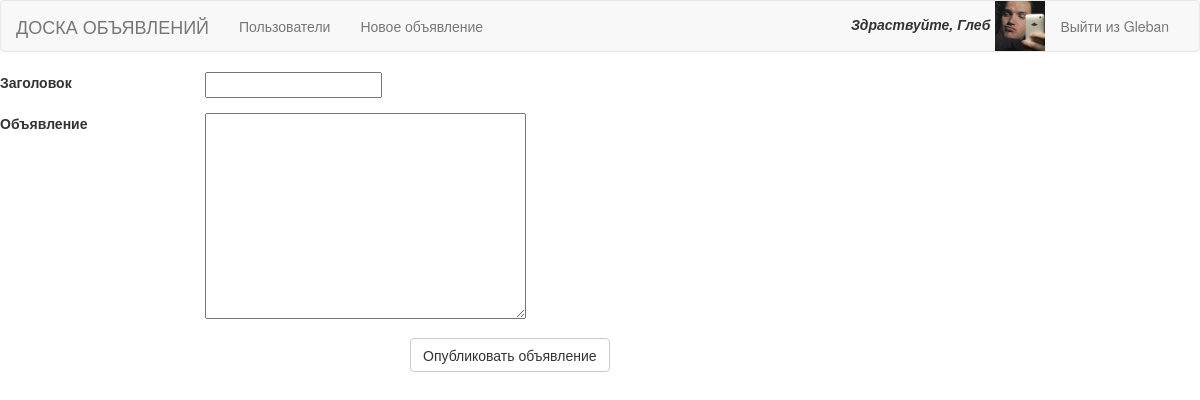
The app's page /post_bullet/ (signed in) with its own data.
### bulletin/models.py (models this page shows)
class MyUser(AbstractUser):
    follows = models.ManyToManyField(
       'self',
       related_name='followers',
       symmetrical=False
    )
    avatar = models.ImageField(
       upload_to='user_images/',
       default='user_images/None/no-avatar.jpg'
    )

### bulletin/views.py (the view)
# urls.py: url(r'^post_bullet/', views.post_bullet, name='post_bullet'),
@login_required
def post_bullet(request):
    instance = Bullet(user_posted=request.user)
    if request.method == 'POST':
        form = BulletForm(request.POST)
        if form.is_valid():
            bullet = form.save(commit=False)
            bullet.user_posted = request.user
            print(bullet.user_posted.id)
            bullet.save()
            return redirect(reverse('bullets'))
        return render(request, 'post_bullet.html', {'form': form})
    else:
        form = BulletForm()
    return render(request, 'post_bullet.html', {'form': form})

### bulletin/forms.py
class BulletForm(forms.ModelForm):
    description = forms.CharField(
       widget=forms.Textarea,
       label='Объявление'
    )
    class Meta:
        model = Bullet
        exclude = ('user_posted',)

### bulletin/templates/post_bullet.html (shortened to what this page needs)
{% extends 'base.html' %}
{% block body %}
<form action="{% url 'post_bullet' %}" method="post" class="form-horizontal" enctype="multipart/form-data">
    {% for i in form %}
    <div class="form-group">
        <label class="col-sm-2">{{ i.label }}</label>
        <div class="col-sm-4">
            <div>
                {{ i }}
            </div>
        </div>
    </div>
    {% endfor %}
    <div class="form-group">
        <div class="col-sm-offset-4 col-sm-4">
            <input type="submit" value="Опубликовать объявление" class="btn btn-default"/>
        </div>
    </div>
</form>
{% endblock %}

### bulletin/templates/base.html (shortened to what this page needs)
{% load static %}
<!DOCTYPE html>
<html lang="en">
<head>
    <link rel="stylesheet" type="text/css" href="{% static 'css/bootstrap.css' %}">
</head>
<body>
<nav class="navbar navbar-default">
  <div class="container-fluid">
    <div class="navbar-header">
      <a class="navbar-brand" href="{% url 'bullets' %}">ДОСКА ОБЪЯВЛЕНИЙ</a>
    </div>
    <div class="collapse navbar-collapse" id="navbar">
      <ul class="nav navbar-nav">
        <li><a href="{% url 'users' %}">Пользователи</a></li>
        {% if user.is_authenticated %}
            <li><a href="{% url 'post_bullet' %}">Новое объявление</a></li>
        {% endif %}
      </ul>
      <ul class="nav navbar-nav navbar-right">
        {% if user.is_authenticated %}
            <li><div><i><b>Здраствуйте, {{ user.get_short_name }}</b></i><img src={{ user.avatar.url }} style="max-height:50px;margin-left:5px"/></div></li>
            <li><a href="{% url 'logout' %}">Выйти из {{ user.get_username }}</a></li>
        {% else %}
            <li><div style="padding-top:15px"><i><b>Вы вошли как Гость</b></i></div></li>
            <li><a href="{% url 'signup' %}">Зарегистрироваться</a></li>
            <li><a href="{% url 'login' %}">Войти</a></li>
        {% endif %}
      </ul>
    </div>
  </div>
</nav>
    <div>
        {% block body %}Redefined by spawnlings{% endblock %}
    </div>
</body>
</html>

### records on screen
MyUser: get_short_name "Глеб", avatar (placeholder picture), get_username "Gleban"

### other values on screen
{{ i.label }} "Заголовок" "Объявление"
